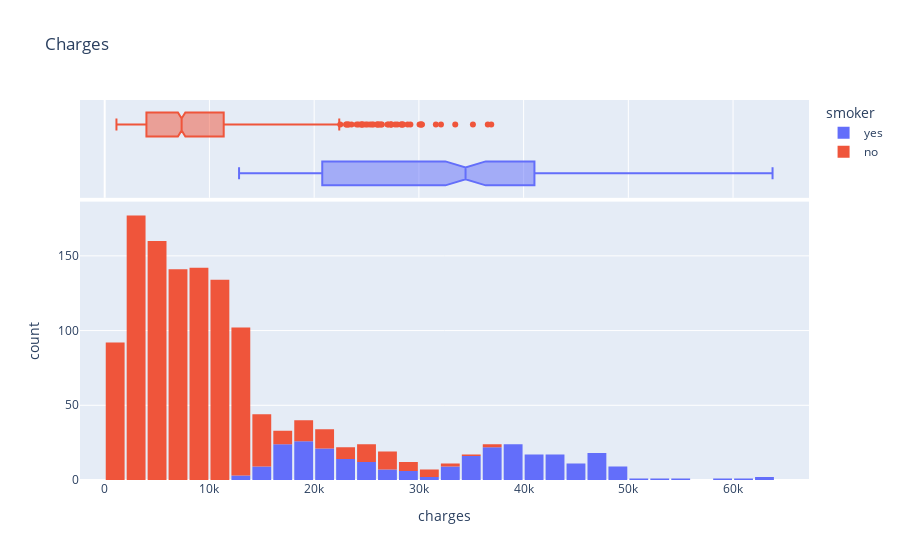

Notebook source saved alongside this figure:
### Code cell
fig = px.histogram(medical_charges,
                   x = "charges",
                   marginal='box',
                   color = "smoker",
                   title = "Charges")
fig.update_layout(bargap = 0.1)
fig.show()

### Figure 1 — Plotly figure (JSON) as saved in the notebook; plotly's stock layout.template omitted (floating-point values rounded to 4 significant figures; data arrays with more than 128 entries replaced by an {"elided": "..."} marker saying what was removed)
{"data": [{"bingroup": "x", "hovertemplate": "smoker=yes<br>charges=%{x}<br>count=%{y}<extra></extra>", "legendgroup": "yes", "marker": {"color": "#636efa", "pattern": {"shape": ""}}, "name": "yes", "orientation": "v", "showlegend": true, "type": "histogram", "x": {"elided": "274 float values"}, "xaxis": "x", "yaxis": "y"}, {"hovertemplate": "smoker=yes<br>charges=%{x}<extra></extra>", "legendgroup": "yes", "marker": {"color": "#636efa"}, "name": "yes", "notched": true, "showlegend": false, "type": "box", "x": {"elided": "274 float values"}, "xaxis": "x2", "yaxis": "y2"}, {"bingroup": "x", "hovertemplate": "smoker=no<br>charges=%{x}<br>count=%{y}<extra></extra>", "legendgroup": "no", "marker": {"color": "#EF553B", "pattern": {"shape": ""}}, "name": "no", "orientation": "v", "showlegend": true, "type": "histogram", "x": {"elided": "1064 float values"}, "xaxis": "x", "yaxis": "y"}, {"hovertemplate": "smoker=no<br>charges=%{x}<extra></extra>", "legendgroup": "no", "marker": {"color": "#EF553B"}, "name": "no", "notched": true, "showlegend": false, "type": "box", "x": {"elided": "1064 float values"}, "xaxis": "x2", "yaxis": "y2"}], "layout": {"bargap": 0.1, "barmode": "relative", "legend": {"title": {"text": "smoker"}, "tracegroupgap": 0}, "title": {"text": "Charges"}, "xaxis": {"anchor": "y", "domain": [0, 1], "title": {"text": "charges"}}, "xaxis2": {"anchor": "y2", "domain": [0, 1], "matches": "x", "showgrid": true, "showticklabels": false}, "yaxis": {"anchor": "x", "domain": [0, 0.7326], "title": {"text": "count"}}, "yaxis2": {"anchor": "x2", "domain": [0.7426, 1], "matches": "y2", "showgrid": false, "showline": false, "showticklabels": false, "ticks": ""}}}
